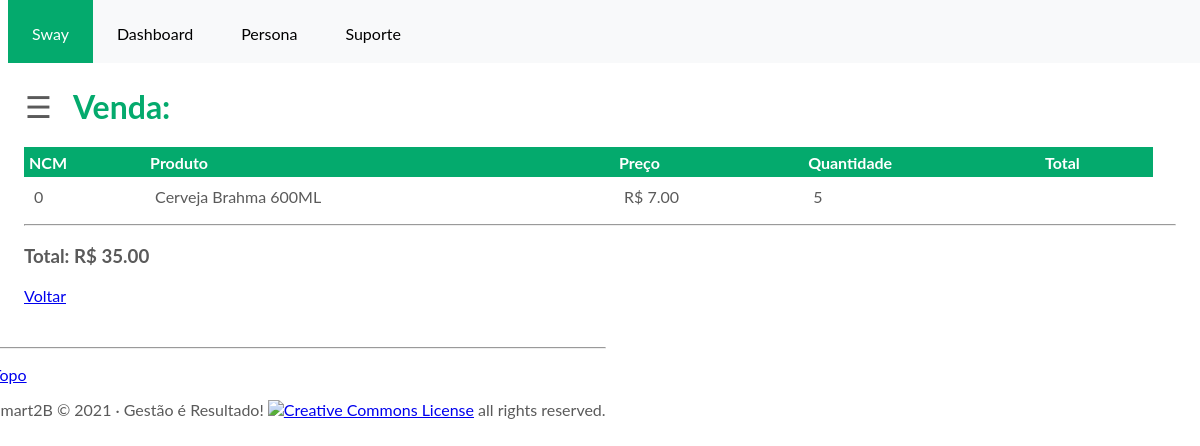
Before: /swayapp/2/ (signed in) with the older database file.
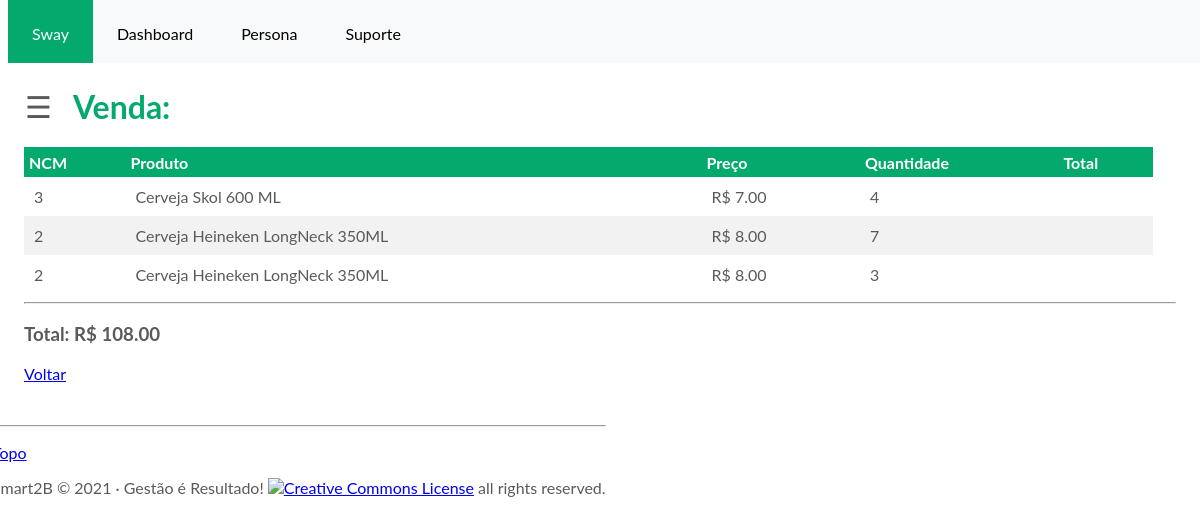
After: the same page with the newer database file.
### swayapp/models.py (models this page shows, shortened)
class SaleDetail(models.Model):
    sale = models.ForeignKey(
        Sale,
        related_name="sales_det",
        on_delete=models.CASCADE
    )
    product = models.ForeignKey(
        Product,
        related_name='product_det',
        verbose_name='produto',
        on_delete=models.CASCADE
    )
    quantity = models.PositiveSmallIntegerField('quantidade')
    price_sale = models.DecimalField(
        'Preço de venda',
        max_digits=20,
        decimal_places=2,
        default=0
    )
    ipi_sale = models.DecimalField(
        'IPI', max_digits=3, decimal_places=2, default=0.1
    )
    def get_subtotal(self):
        return self.price_sale * (self.quantity or 0)
    subtotal = property(get_subtotal)
    def price_sale_formated(self):
        return "R$ %s" % number_format(self.price_sale, 2)

class Product(models.Model):
    imported = models.BooleanField('Importado', default=False)
    outofline = models.BooleanField('Fora de Linha', default=False)
    ncm = models.CharField('NCM', max_length=8)
    brand = models.ForeignKey(
        Brand,
        on_delete=models.CASCADE,
        verbose_name='marca'
    )
    product = models.CharField('Produto', max_length=100, unique=True)
    sell_price = models.DecimalField('Preço venda', max_digits=7, decimal_places=2, default=0)
    received_by = models.ForeignKey(User, max_length=50, blank=True, null=True, on_delete=models.CASCADE)
    received = models.IntegerField(default='0', blank=False, null=True)
    received_price = models.DecimalField('Preço Recebimento', max_digits=20, decimal_places=2, null=True)
    ipi = models.DecimalField('IPI', max_digits=3, decimal_places=2, blank=True, default=0)
    stock = models.IntegerField('Estoque atual', default='0', blank=False, null=True)
    stock_min = models.PositiveIntegerField('Estoque Minimo', default=0)
    category = models.ForeignKey(Category, verbose_name='Categoria', on_delete=models.SET_NULL, null=True, blank=True)
    class Meta:
        ordering = ['product']
        verbose_name = 'produto'
        verbose_name_plural = 'produtos'

class TimeStampedModel(models.Model):
    created = models.DateTimeField(
        'criado em', auto_now_add=True, auto_now=False)
    modified = models.DateTimeField(
        'modificado em', auto_now_add=False, auto_now=True)
    class Meta:
        abstract = True

class Sale(TimeStampedModel):
    customer = models.ForeignKey('Customer', related_name='customer_sale', verbose_name='cliente',
                                 on_delete=models.CASCADE)
    seller = models.ForeignKey(User, related_name='seller_sale', verbose_name='vendedor', on_delete=models.CASCADE, null=True, blank=True)
    class Meta:
        verbose_name = 'venda'
        verbose_name_plural = 'vendas'
    def __str__(self):
        return "%03d" % self.id + "/%s" % self.created.strftime('%y')
    codigo = property(__str__)
    def get_total(self):
        qs = self.sales_det.filter(sale=self.pk).values_list('price_sale', 'quantity') or 0
        t = 0 if isinstance(qs, int) else sum(map(lambda q: q[0] * q[1], qs))
        return "R$ %s" % number_format(t, 2)

### swayapp/views.py (the view)
# urls.py: path('<int:pk>/', views.SaleDetailView.as_view(), name='sale_detail'),
@method_decorator(login_required, name='dispatch')
class SaleDetailView(DetailView):
    template_name = 'sale_detail.html'
    model = Sale
    context_object_name = 'Sale'
    def get_context_data(self, **kwargs):
        sd = SaleDetail.objects.filter(sale=self.object)
        context = super(SaleDetailView, self).get_context_data(**kwargs)
        context['count'] = sd.count()
        context['Itens'] = sd
        return context

### swayapp/templates/sale_detail.html
{% extends 'base.html' %}
{% load widget_tweaks %}
{% block content %}
	<h1 class="willianclass"><b>Venda:</b>{{ Product.product }}</h1>
		<div>
			<table class="table">
				<thead>
					<tr>
						<th>NCM</th>
						<th>Produto</th>
						<th class="text-center">Preço</th>
						<th class="text-right">Quantidade</th>
						<th class="text-right">Total</th>
					</tr>
				</thead>
				<tbody>
				{% for item in Itens %}
					<tr>
						<td>{{ item.product.ncm }} </td>
						<td>{{ item.product.product }}</a></td>
						<td class="text-center">{{ item.price_sale_formated }}</td>
						<td class="text-right">{{ item.quantity }}</td>
						<td class="text-right">{{ item.subtotal_formated }}</td>
					</tr>
				{% empty %}
					<p>Sem itens na lista.</p>
				{% endfor %}
				</tbody>
			</table>
		</div>
		<hr>
		<h3 class="text-right"><b>Total:</b> <span class="label label-info">{{ Sale.get_total }}</span></h3>
		<p>
			<a href="{% url 'swayapp:sale_list' %}"><span class="glyphicon glyphicon-chevron-left">Voltar</span></a>
		</p>
	</div>
{% endblock content %}

Changed rows visible on the page:
changed SaleDetail: product.ncm "0" → "3"; product.product "Cerveja Brahma 600ML" → "Cerveja Skol 600 ML"; quantity "5" → "4"
now on this page (row edited): SaleDetail: product.ncm "2", product.product "Cerveja Heineken LongNeck 350ML", price_sale_formated "R$ 8.00", quantity "7"
added SaleDetail: product.ncm "2", product.product "Cerveja Heineken LongNeck 350ML", price_sale_formated "R$ 8.00", quantity "3"
changed Sale: get_total "R$ 35.00" → "R$ 108.00"
